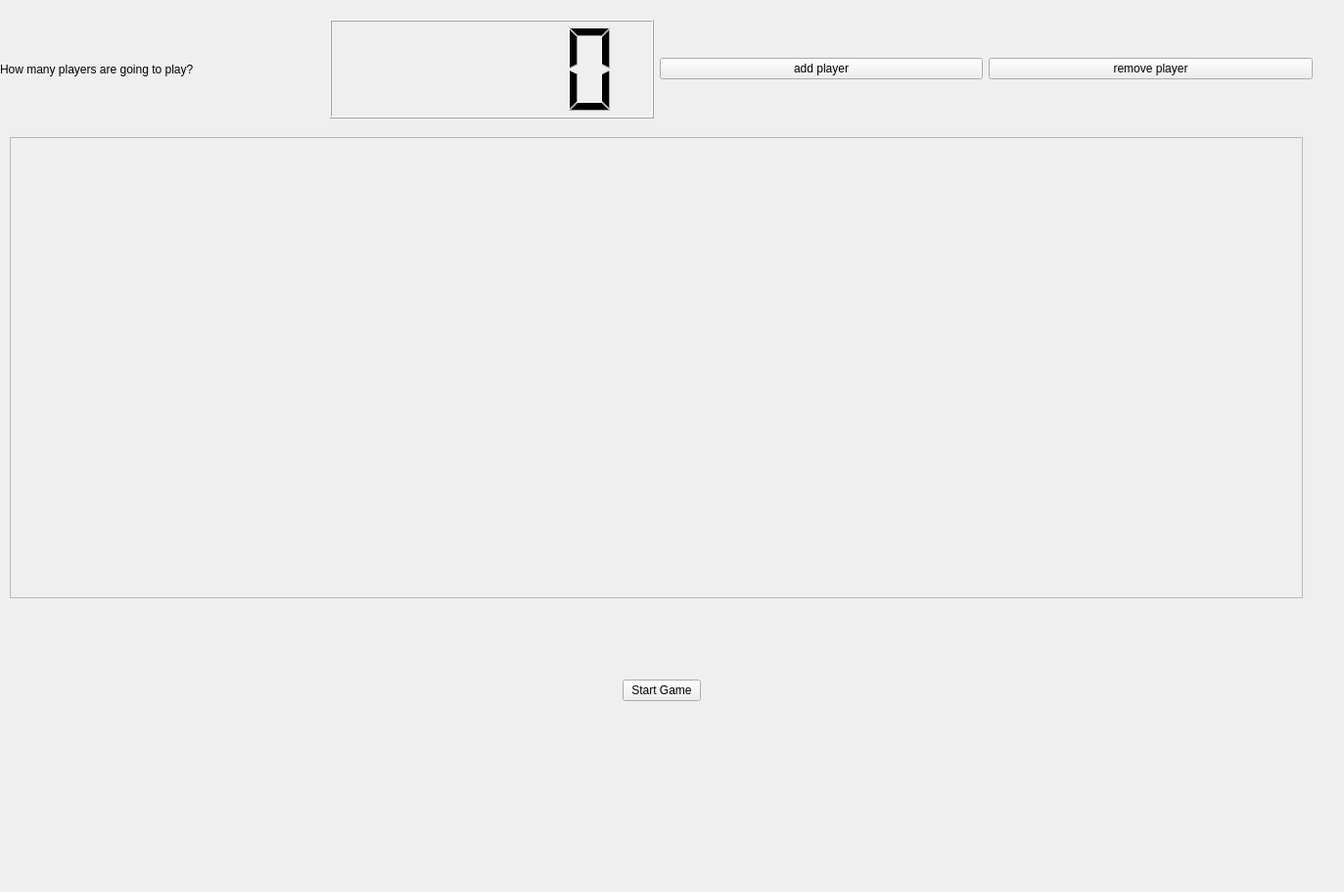
<?xml version="1.0" encoding="UTF-8"?>
<ui version="4.0">
 <class>Form</class>
 <widget class="QWidget" name="Form">
  <property name="geometry">
   <rect>
    <x>0</x>
    <y>0</y>
    <width>1373</width>
    <height>911</height>
   </rect>
  </property>
  <property name="windowTitle">
   <string>Form</string>
  </property>
  <widget class="QStackedWidget" name="stackedWidget">
   <property name="geometry">
    <rect>
     <x>-10</x>
     <y>10</y>
     <width>1371</width>
     <height>911</height>
    </rect>
   </property>
   <widget class="QWidget" name="gameIntro">
    <widget class="QWidget" name="horizontalLayoutWidget">
     <property name="geometry">
      <rect>
       <x>10</x>
       <y>10</y>
       <width>1341</width>
       <height>101</height>
      </rect>
     </property>
     <layout class="QHBoxLayout" name="numberOfPlayerLayout">
      <item>
       <widget class="QLabel" name="label">
        <property name="text">
         <string>How many players are going to play?</string>
        </property>
       </widget>
      </item>
      <item>
       <widget class="QLCDNumber" name="numberOfPlayers"/>
      </item>
      <item>
       <widget class="QPushButton" name="addPlayer">
        <property name="text">
         <string>add player</string>
        </property>
       </widget>
      </item>
      <item>
       <widget class="QPushButton" name="removePlayer">
        <property name="text">
         <string>remove player</string>
        </property>
       </widget>
      </item>
     </layout>
    </widget>
    <widget class="QFrame" name="centralFrame">
     <property name="geometry">
      <rect>
       <x>20</x>
       <y>130</y>
       <width>1321</width>
       <height>471</height>
      </rect>
     </property>
     <property name="frameShape">
      <enum>QFrame::StyledPanel</enum>
     </property>
     <property name="frameShadow">
      <enum>QFrame::Raised</enum>
     </property>
     <layout class="QVBoxLayout" name="verticalLayout">
      <item>
       <spacer name="verticalSpacer">
        <property name="orientation">
         <enum>Qt::Vertical</enum>
        </property>
        <property name="sizeHint" stdset="0">
         <size>
          <width>20</width>
          <height>448</height>
         </size>
        </property>
       </spacer>
      </item>
     </layout>
    </widget>
    <widget class="QWidget" name="verticalLayoutWidget">
     <property name="geometry">
      <rect>
       <x>20</x>
       <y>620</y>
       <width>1331</width>
       <height>151</height>
      </rect>
     </property>
     <layout class="QHBoxLayout" name="startGameLayout">
      <item>
       <spacer name="horizontalSpacer_2">
        <property name="orientation">
         <enum>Qt::Horizontal</enum>
        </property>
        <property name="sizeHint" stdset="0">
         <size>
          <width>40</width>
          <height>20</height>
         </size>
        </property>
       </spacer>
      </item>
      <item>
       <widget class="QPushButton" name="startGame">
        <property name="text">
         <string>Start Game</string>
        </property>
       </widget>
      </item>
      <item>
       <spacer name="horizontalSpacer">
        <property name="orientation">
         <enum>Qt::Horizontal</enum>
        </property>
        <property name="sizeHint" stdset="0">
         <size>
          <width>40</width>
          <height>20</height>
         </size>
        </property>
       </spacer>
      </item>
     </layout>
    </widget>
   </widget>
   <widget class="QWidget" name="page_2">
    <widget class="QWidget" name="cases" native="true">
     <property name="geometry">
      <rect>
       <x>10</x>
       <y>40</y>
       <width>1351</width>
       <height>801</height>
      </rect>
     </property>
     <widget class="QWidget" name="verticalLayoutWidget_6">
      <property name="geometry">
       <rect>
        <x>870</x>
        <y>360</y>
        <width>431</width>
        <height>41</height>
       </rect>
      </property>
      <layout class="QVBoxLayout" name="caseRose8">
       <item>
        <widget class="QPushButton" name="pushButton_7">
         <property name="text">
          <string/>
         </property>
        </widget>
       </item>
      </layout>
     </widget>
     <widget class="QWidget" name="verticalLayoutWidget_9">
      <property name="geometry">
       <rect>
        <x>40</x>
        <y>620</y>
        <width>431</width>
        <height>41</height>
       </rect>
      </property>
      <layout class="QVBoxLayout" name="caseRose3">
       <item>
        <widget class="QPushButton" name="pushButton_4">
         <property name="text">
          <string/>
         </property>
        </widget>
       </item>
      </layout>
     </widget>
     <widget class="QWidget" name="verticalLayoutWidget_3">
      <property name="geometry">
       <rect>
        <x>460</x>
        <y>229</y>
        <width>431</width>
        <height>41</height>
       </rect>
      </property>
      <layout class="QVBoxLayout" name="caseRose0">
       <item>
        <widget class="QPushButton" name="pushButton">
         <property name="text">
          <string/>
         </property>
        </widget>
       </item>
      </layout>
     </widget>
     <widget class="QWidget" name="verticalLayoutWidget_11">
      <property name="geometry">
       <rect>
        <x>250</x>
        <y>750</y>
        <width>431</width>
        <height>41</height>
       </rect>
      </property>
      <layout class="QVBoxLayout" name="caseRose4">
       <item>
        <widget class="QPushButton" name="pushButton_5">
         <property name="text">
          <string/>
         </property>
        </widget>
       </item>
      </layout>
     </widget>
     <widget class="QWidget" name="verticalLayoutWidget_8">
      <property name="geometry">
       <rect>
        <x>0</x>
        <y>490</y>
        <width>431</width>
        <height>41</height>
       </rect>
      </property>
      <layout class="QVBoxLayout" name="caseRose2">
       <item>
        <widget class="QPushButton" name="pushButton_3">
         <property name="text">
          <string/>
         </property>
        </widget>
       </item>
      </layout>
     </widget>
     <widget class="QWidget" name="verticalLayoutWidget_12">
      <property name="geometry">
       <rect>
        <x>690</x>
        <y>750</y>
        <width>431</width>
        <height>41</height>
       </rect>
      </property>
      <layout class="QVBoxLayout" name="caseRose5">
       <item>
        <widget class="QPushButton" name="pushButton_10">
         <property name="text">
          <string/>
         </property>
        </widget>
       </item>
      </layout>
     </widget>
     <widget class="QWidget" name="verticalLayoutWidget_10">
      <property name="geometry">
       <rect>
        <x>910</x>
        <y>489</y>
        <width>431</width>
        <height>41</height>
       </rect>
      </property>
      <layout class="QVBoxLayout" name="caseRose7">
       <item>
        <widget class="QPushButton" name="pushButton_9">
         <property name="text">
          <string/>
         </property>
        </widget>
       </item>
      </layout>
     </widget>
     <widget class="QWidget" name="verticalLayoutWidget_13">
      <property name="geometry">
       <rect>
        <x>870</x>
        <y>620</y>
        <width>431</width>
        <height>41</height>
       </rect>
      </property>
      <layout class="QVBoxLayout" name="caseRose6">
       <item>
        <widget class="QPushButton" name="pushButton_6">
         <property name="text">
          <string/>
         </property>
        </widget>
       </item>
      </layout>
     </widget>
     <widget class="QWidget" name="verticalLayoutWidget_5">
      <property name="geometry">
       <rect>
        <x>50</x>
        <y>360</y>
        <width>431</width>
        <height>41</height>
       </rect>
      </property>
      <layout class="QVBoxLayout" name="caseRose1">
       <item>
        <widget class="QPushButton" name="pushButton_2">
         <property name="text">
          <string/>
         </property>
        </widget>
       </item>
      </layout>
     </widget>
     <widget class="QWidget" name="horizontalLayoutWidget_2">
      <property name="geometry">
       <rect>
        <x>460</x>
        <y>180</y>
        <width>431</width>
        <height>51</height>
       </rect>
      </property>
      <layout class="QHBoxLayout" name="caseStar0">
       <item>
        <widget class="QPushButton" name="star00">
         <property name="text">
          <string/>
         </property>
        </widget>
       </item>
       <item>
        <widget class="QPushButton" name="star01">
         <property name="text">
          <string/>
         </property>
        </widget>
       </item>
       <item>
        <widget class="QPushButton" name="star02">
         <property name="text">
          <string/>
         </property>
        </widget>
       </item>
       <item>
        <widget class="QPushButton" name="star03">
         <property name="text">
          <string/>
         </property>
        </widget>
       </item>
       <item>
        <widget class="QPushButton" name="star04">
         <property name="text">
          <string/>
         </property>
        </widget>
       </item>
      </layout>
     </widget>
     <widget class="QWidget" name="verticalLayoutWidget_4">
      <property name="geometry">
       <rect>
        <x>560</x>
        <y>10</y>
        <width>381</width>
        <height>111</height>
       </rect>
      </property>
      <layout class="QVBoxLayout" name="verticalLayout_2">
       <item>
        <widget class="QLabel" name="label_2">
         <property name="text">
          <string>Please click on one of the buttons to place your star</string>
         </property>
        </widget>
       </item>
      </layout>
     </widget>
     <widget class="QWidget" name="horizontalLayoutWidget_3">
      <property name="geometry">
       <rect>
        <x>870</x>
        <y>310</y>
        <width>431</width>
        <height>51</height>
       </rect>
      </property>
      <layout class="QHBoxLayout" name="caseStar8">
       <item>
        <widget class="QPushButton" name="star80">
         <property name="text">
          <string/>
         </property>
        </widget>
       </item>
       <item>
        <widget class="QPushButton" name="star81">
         <property name="text">
          <string/>
         </property>
        </widget>
       </item>
       <item>
        <widget class="QPushButton" name="star82">
         <property name="text">
          <string/>
         </property>
        </widget>
       </item>
       <item>
        <widget class="QPushButton" name="star83">
         <property name="text">
          <string/>
         </property>
        </widget>
       </item>
       <item>
        <widget class="QPushButton" name="star84">
         <property name="text">
          <string/>
         </property>
        </widget>
       </item>
      </layout>
     </widget>
     <widget class="QWidget" name="horizontalLayoutWidget_4">
      <property name="geometry">
       <rect>
        <x>910</x>
        <y>440</y>
        <width>431</width>
        <height>51</height>
       </rect>
      </property>
      <layout class="QHBoxLayout" name="caseStar7">
       <item>
        <widget class="QPushButton" name="star70">
         <property name="text">
          <string/>
         </property>
        </widget>
       </item>
       <item>
        <widget class="QPushButton" name="star71">
         <property name="text">
          <string/>
         </property>
        </widget>
       </item>
       <item>
        <widget class="QPushButton" name="star72">
         <property name="text">
          <string/>
         </property>
        </widget>
       </item>
       <item>
        <widget class="QPushButton" name="star73">
         <property name="text">
          <string/>
         </property>
        </widget>
       </item>
       <item>
        <widget class="QPushButton" name="star74">
         <property name="text">
          <string/>
         </property>
        </widget>
       </item>
      </layout>
     </widget>
     <widget class="QWidget" name="horizontalLayoutWidget_5">
      <property name="geometry">
       <rect>
        <x>870</x>
        <y>570</y>
        <width>431</width>
        <height>51</height>
       </rect>
      </property>
      <layout class="QHBoxLayout" name="caseStar6">
       <item>
        <widget class="QPushButton" name="star60">
         <property name="text">
          <string/>
         </property>
        </widget>
       </item>
       <item>
        <widget class="QPushButton" name="star61">
         <property name="text">
          <string/>
         </property>
        </widget>
       </item>
       <item>
        <widget class="QPushButton" name="star62">
         <property name="text">
          <string/>
         </property>
        </widget>
       </item>
       <item>
        <widget class="QPushButton" name="star63">
         <property name="text">
          <string/>
         </property>
        </widget>
       </item>
       <item>
        <widget class="QPushButton" name="star64">
         <property name="text">
          <string/>
         </property>
        </widget>
       </item>
      </layout>
     </widget>
     <widget class="QWidget" name="horizontalLayoutWidget_6">
      <property name="geometry">
       <rect>
        <x>690</x>
        <y>700</y>
        <width>431</width>
        <height>51</height>
       </rect>
      </property>
      <layout class="QHBoxLayout" name="caseStar5">
       <item>
        <widget class="QPushButton" name="star50">
         <property name="text">
          <string/>
         </property>
        </widget>
       </item>
       <item>
        <widget class="QPushButton" name="star51">
         <property name="text">
          <string/>
         </property>
        </widget>
       </item>
       <item>
        <widget class="QPushButton" name="star52">
         <property name="text">
          <string/>
         </property>
        </widget>
       </item>
       <item>
        <widget class="QPushButton" name="star53">
         <property name="text">
          <string/>
         </property>
        </widget>
       </item>
       <item>
        <widget class="QPushButton" name="star54">
         <property name="text">
          <string/>
         </property>
        </widget>
       </item>
      </layout>
     </widget>
     <widget class="QWidget" name="horizontalLayoutWidget_7">
      <property name="geometry">
       <rect>
        <x>0</x>
        <y>440</y>
        <width>431</width>
        <height>51</height>
       </rect>
      </property>
      <layout class="QHBoxLayout" name="caseStar2">
       <item>
        <widget class="QPushButton" name="star20">
         <property name="text">
          <string/>
         </property>
        </widget>
       </item>
       <item>
        <widget class="QPushButton" name="star21">
         <property name="text">
          <string/>
         </property>
        </widget>
       </item>
       <item>
        <widget class="QPushButton" name="star22">
         <property name="text">
          <string/>
         </property>
        </widget>
       </item>
       <item>
        <widget class="QPushButton" name="star23">
         <property name="text">
          <string/>
         </property>
        </widget>
       </item>
       <item>
        <widget class="QPushButton" name="star24">
         <property name="text">
          <string/>
         </property>
        </widget>
       </item>
      </layout>
     </widget>
     <widget class="QWidget" name="horizontalLayoutWidget_8">
      <property name="geometry">
       <rect>
        <x>250</x>
        <y>700</y>
        <width>431</width>
        <height>51</height>
       </rect>
      </property>
      <layout class="QHBoxLayout" name="caseStar4">
       <item>
        <widget class="QPushButton" name="star40">
         <property name="text">
          <string/>
         </property>
        </widget>
       </item>
       <item>
        <widget class="QPushButton" name="star41">
         <property name="text">
          <string/>
         </property>
        </widget>
       </item>
       <item>
        <widget class="QPushButton" name="star42">
         <property name="text">
          <string/>
         </property>
        </widget>
       </item>
       <item>
        <widget class="QPushButton" name="star43">
         <property name="text">
          <string/>
         </property>
        </widget>
       </item>
       <item>
        <widget class="QPushButton" name="star44">
         <property name="text">
          <string/>
         </property>
        </widget>
       </item>
      </layout>
     </widget>
     <widget class="QWidget" name="horizontalLayoutWidget_9">
      <property name="geometry">
       <rect>
        <x>40</x>
        <y>570</y>
        <width>431</width>
        <height>51</height>
       </rect>
      </property>
      <layout class="QHBoxLayout" name="caseStar3">
       <item>
        <widget class="QPushButton" name="star30">
         <property name="text">
          <string/>
         </property>
        </widget>
       </item>
       <item>
        <widget class="QPushButton" name="star31">
         <property name="text">
          <string/>
         </property>
        </widget>
       </item>
       <item>
        <widget class="QPushButton" name="star32">
         <property name="text">
          <string/>
         </property>
        </widget>
       </item>
       <item>
        <widget class="QPushButton" name="star33">
         <property name="text">
          <string/>
         </property>
        </widget>
       </item>
       <item>
        <widget class="QPushButton" name="star34">
         <property name="text">
          <string/>
         </property>
        </widget>
       </item>
      </layout>
     </widget>
     <widget class="QWidget" name="horizontalLayoutWidget_10">
      <property name="geometry">
       <rect>
        <x>50</x>
        <y>310</y>
        <width>431</width>
        <height>51</height>
       </rect>
      </property>
      <layout class="QHBoxLayout" name="caseStar1">
       <item>
        <widget class="QPushButton" name="star10">
         <property name="text">
          <string/>
         </property>
        </widget>
       </item>
       <item>
        <widget class="QPushButton" name="star11">
         <property name="text">
          <string/>
         </property>
        </widget>
       </item>
       <item>
        <widget class="QPushButton" name="star12">
         <property name="text">
          <string/>
         </property>
        </widget>
       </item>
       <item>
        <widget class="QPushButton" name="star13">
         <property name="text">
          <string/>
         </property>
        </widget>
       </item>
       <item>
        <widget class="QPushButton" name="star14">
         <property name="text">
          <string/>
         </property>
        </widget>
       </item>
      </layout>
     </widget>
    </widget>
    <widget class="QWidget" name="verticalLayoutWidget_2">
     <property name="geometry">
      <rect>
       <x>20</x>
       <y>0</y>
       <width>431</width>
       <height>81</height>
      </rect>
     </property>
     <layout class="QHBoxLayout" name="horizontalLayout">
      <item>
       <widget class="QPushButton" name="rollDice">
        <property name="text">
         <string>Roll Dice</string>
        </property>
       </widget>
      </item>
      <item>
       <widget class="QLCDNumber" name="rollDiceValue"/>
      </item>
      <item>
       <widget class="QLabel" name="currentPlayer">
        <property name="text">
         <string>current Player</string>
        </property>
       </widget>
      </item>
     </layout>
    </widget>
   </widget>
  </widget>
 </widget>
 <resources>
  <include location="../ressources/images.qrc"/>
 </resources>
 <connections/>
</ui>
